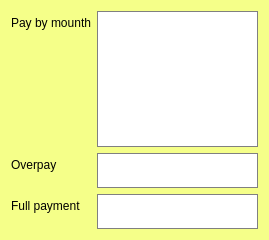
<?xml version="1.0" encoding="UTF-8"?>
<ui version="4.0">
 <class>credit_c_a</class>
 <widget class="QWidget" name="credit_c_a">
  <property name="geometry">
   <rect>
    <x>0</x>
    <y>0</y>
    <width>269</width>
    <height>240</height>
   </rect>
  </property>
  <property name="windowTitle">
   <string>Form</string>
  </property>
  <property name="styleSheet">
   <string notr="true">QWidget {
	background-color: rgb(245, 255, 137);
	color: black;
}</string>
  </property>
  <layout class="QFormLayout" name="formLayout">
   <item row="0" column="0">
    <widget class="QLabel" name="label">
     <property name="styleSheet">
      <string notr="true">QLabel {
	color: black;
}</string>
     </property>
     <property name="text">
      <string>Pay by mounth</string>
     </property>
    </widget>
   </item>
   <item row="1" column="0">
    <widget class="QLabel" name="label_2">
     <property name="styleSheet">
      <string notr="true">QLabel {
	color: black;
}</string>
     </property>
     <property name="text">
      <string>Overpay</string>
     </property>
    </widget>
   </item>
   <item row="1" column="1">
    <widget class="QLabel" name="label_ovp">
     <property name="minimumSize">
      <size>
       <width>150</width>
       <height>35</height>
      </size>
     </property>
     <property name="maximumSize">
      <size>
       <width>1000</width>
       <height>1</height>
      </size>
     </property>
     <property name="styleSheet">
      <string notr="true">QLabel {
	background-color: white;
	color: black;
	border: 1px solid grey;
}</string>
     </property>
     <property name="text">
      <string/>
     </property>
    </widget>
   </item>
   <item row="2" column="0">
    <widget class="QLabel" name="label_3">
     <property name="styleSheet">
      <string notr="true">QLabel {
	color: black;
}</string>
     </property>
     <property name="text">
      <string>Full payment</string>
     </property>
    </widget>
   </item>
   <item row="2" column="1">
    <widget class="QLabel" name="label_fp">
     <property name="minimumSize">
      <size>
       <width>150</width>
       <height>35</height>
      </size>
     </property>
     <property name="maximumSize">
      <size>
       <width>1000</width>
       <height>1</height>
      </size>
     </property>
     <property name="styleSheet">
      <string notr="true">QLabel {
	background-color: white;
	color: black;
	border: 1px solid grey;
}</string>
     </property>
     <property name="text">
      <string/>
     </property>
    </widget>
   </item>
   <item row="0" column="1">
    <widget class="QTextBrowser" name="textBrowser">
     <property name="styleSheet">
      <string notr="true">QTextBrowser {
	background-color: white;
	color: black;
	border: 1px solid grey;
}</string>
     </property>
    </widget>
   </item>
  </layout>
 </widget>
 <resources/>
 <connections/>
</ui>
